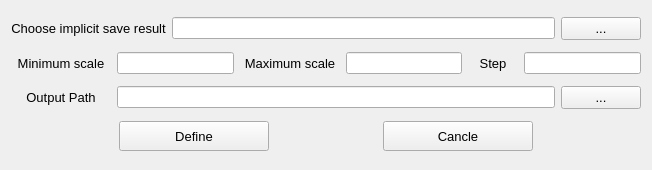
<?xml version="1.0" encoding="UTF-8"?>
<ui version="4.0">
 <class>setModellingParameters</class>
 <widget class="QWidget" name="setModellingParameters">
  <property name="geometry">
   <rect>
    <x>0</x>
    <y>0</y>
    <width>652</width>
    <height>170</height>
   </rect>
  </property>
  <property name="windowTitle">
   <string>Set Modelling Parameters</string>
  </property>
  <layout class="QGridLayout" name="gridLayout">
   <item row="0" column="0">
    <layout class="QVBoxLayout" name="verticalLayout">
     <item>
      <layout class="QHBoxLayout" name="horizontalLayout_5">
       <item>
        <widget class="QLabel" name="label">
         <property name="minimumSize">
          <size>
           <width>150</width>
           <height>0</height>
          </size>
         </property>
         <property name="font">
          <font>
           <pointsize>10</pointsize>
          </font>
         </property>
         <property name="text">
          <string>Choose implicit save result</string>
         </property>
         <property name="alignment">
          <set>Qt::AlignCenter</set>
         </property>
        </widget>
       </item>
       <item>
        <widget class="QLineEdit" name="ImplicitSaveResultlineEdit"/>
       </item>
       <item>
        <widget class="QPushButton" name="chooseImplicitSaveResult">
         <property name="font">
          <font>
           <pointsize>10</pointsize>
          </font>
         </property>
         <property name="text">
          <string>...</string>
         </property>
        </widget>
       </item>
      </layout>
     </item>
     <item>
      <layout class="QHBoxLayout" name="horizontalLayout"/>
     </item>
     <item>
      <layout class="QHBoxLayout" name="horizontalLayout_6">
       <item>
        <widget class="QLabel" name="label_3">
         <property name="minimumSize">
          <size>
           <width>100</width>
           <height>0</height>
          </size>
         </property>
         <property name="font">
          <font>
           <pointsize>10</pointsize>
          </font>
         </property>
         <property name="text">
          <string>Minimum scale</string>
         </property>
         <property name="alignment">
          <set>Qt::AlignCenter</set>
         </property>
        </widget>
       </item>
       <item>
        <widget class="QLineEdit" name="minScalelineEdit"/>
       </item>
       <item>
        <widget class="QLabel" name="label_4">
         <property name="minimumSize">
          <size>
           <width>100</width>
           <height>0</height>
          </size>
         </property>
         <property name="font">
          <font>
           <pointsize>10</pointsize>
          </font>
         </property>
         <property name="text">
          <string>Maximum scale</string>
         </property>
         <property name="alignment">
          <set>Qt::AlignCenter</set>
         </property>
        </widget>
       </item>
       <item>
        <widget class="QLineEdit" name="maxScalelineEdit"/>
       </item>
       <item>
        <widget class="QLabel" name="label_5">
         <property name="minimumSize">
          <size>
           <width>50</width>
           <height>0</height>
          </size>
         </property>
         <property name="font">
          <font>
           <pointsize>10</pointsize>
          </font>
         </property>
         <property name="text">
          <string>Step</string>
         </property>
         <property name="alignment">
          <set>Qt::AlignCenter</set>
         </property>
        </widget>
       </item>
       <item>
        <widget class="QLineEdit" name="steplineEdit"/>
       </item>
      </layout>
     </item>
     <item>
      <layout class="QHBoxLayout" name="horizontalLayout_7">
       <item>
        <widget class="QLabel" name="label_2">
         <property name="minimumSize">
          <size>
           <width>100</width>
           <height>0</height>
          </size>
         </property>
         <property name="font">
          <font>
           <pointsize>10</pointsize>
          </font>
         </property>
         <property name="text">
          <string>Output Path</string>
         </property>
         <property name="alignment">
          <set>Qt::AlignCenter</set>
         </property>
        </widget>
       </item>
       <item>
        <widget class="QLineEdit" name="outputpathlineEdit"/>
       </item>
       <item>
        <widget class="QPushButton" name="chooseoutputpath">
         <property name="font">
          <font>
           <pointsize>10</pointsize>
          </font>
         </property>
         <property name="text">
          <string>...</string>
         </property>
        </widget>
       </item>
      </layout>
     </item>
     <item>
      <layout class="QHBoxLayout" name="horizontalLayout_8">
       <item>
        <spacer name="horizontalSpacer_2">
         <property name="orientation">
          <enum>Qt::Horizontal</enum>
         </property>
         <property name="sizeHint" stdset="0">
          <size>
           <width>40</width>
           <height>20</height>
          </size>
         </property>
        </spacer>
       </item>
       <item>
        <widget class="QPushButton" name="Define">
         <property name="minimumSize">
          <size>
           <width>150</width>
           <height>30</height>
          </size>
         </property>
         <property name="font">
          <font>
           <pointsize>10</pointsize>
          </font>
         </property>
         <property name="text">
          <string>Define</string>
         </property>
        </widget>
       </item>
       <item>
        <spacer name="horizontalSpacer_3">
         <property name="orientation">
          <enum>Qt::Horizontal</enum>
         </property>
         <property name="sizeHint" stdset="0">
          <size>
           <width>40</width>
           <height>20</height>
          </size>
         </property>
        </spacer>
       </item>
       <item>
        <widget class="QPushButton" name="Cancle">
         <property name="minimumSize">
          <size>
           <width>150</width>
           <height>30</height>
          </size>
         </property>
         <property name="font">
          <font>
           <pointsize>10</pointsize>
          </font>
         </property>
         <property name="text">
          <string>Cancle</string>
         </property>
        </widget>
       </item>
       <item>
        <spacer name="horizontalSpacer">
         <property name="orientation">
          <enum>Qt::Horizontal</enum>
         </property>
         <property name="sizeHint" stdset="0">
          <size>
           <width>40</width>
           <height>20</height>
          </size>
         </property>
        </spacer>
       </item>
      </layout>
     </item>
    </layout>
   </item>
  </layout>
  <zorder></zorder>
 </widget>
 <layoutdefault spacing="6" margin="11"/>
 <resources/>
 <connections/>
</ui>
